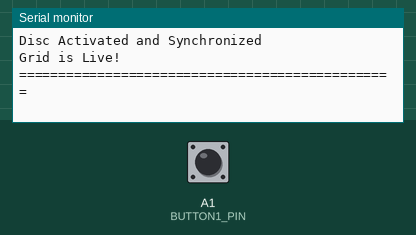
Recording of a sketch running on a simulated Arduino Uno, built with avr-gcc and run on an emulated ATmega328P. Parts: the last lines printed to the serial monitor. The test bench sets the inputs (shaded band); at power-on: A1 (BUTTON1_PIN) HIGH.

Above: at 3.5 s.
3.6 s: A1 (BUTTON1_PIN) pulled LOW for 0.15 s
At 4.5 s:
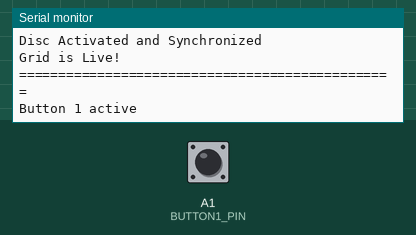
5.2 s: A1 (BUTTON1_PIN) pulled LOW for 1 s
At 5.7 s:
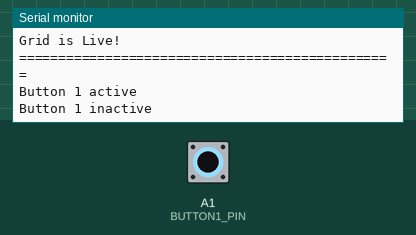

The sketch:

RiCor-Tron_IDdisc_Buttontest_v0.4.0_Adafruit-buttoncycler.ino
```cpp
/********************************************************************************************************************************
Tron Legacy - Sam Flynn's Identity Disk
This sketch was written to test/learn button setup to control functions of the disc. Of course it's usable for other purposes aswell.

The code from "studioTTTguTTT" didn't get me where I wanted so i looked into one of Adafruits example sketches (buttoncycler) in the
NeoPixel example code folder. This turned out to serve my use case better / I was able to get it to where I wanted it.

I first copied that setup and modified it to my own liking in terms of looks and went from there to get what I wanted.
- The related project page on my website is: https://www.ricor.net/tron-legacy-sam-flynn-identity-disc/
- My GitHub page: https://github.com/RiCor-net/Tron-Legacy-Identity-Disc

I kindly ask that people credit Adafruit and me if they re-use this code.
Thank you and enjoy!

< End of Line >
********************************************************************************************************************************/

// This sketch requires the folowing libraries:


/**************************/
// Definitions

/*Buttos, switches and sensors */
#define BUTTON1_PIN A1
#define BUTTON2_PIN A2
#define BUTTON3_PIN A3


/**************************/
// Variables

bool oldState = HIGH;
int showType = 0;

/**************************/
// Functions


////////////////////////////////////////////////////////////////////////////
/* Setup code, runs once */
void setup()
{
  /* Serial messaging to let the disk talk to the world :)
     It will also give a status for all the different hardware elements during initialisation lateron */
  Serial.begin(9600);
  delay(2000); /* Delay was added because otheriwse the first lines of serial output where not shown on the screen */ // !! MAYBE REMOVE OR COMMENT IN FINAL DEPOYMENT !!

  Serial.println("Hello World!"); //REMOVE LATER
  Serial.println("================================================");
  Serial.println("RiCor.net");
  Serial.println("Tron Legacy Identity Disc - Button test v0.2");
  Serial.println("System Initializing");
  Serial.println("");
  Serial.println("------------------------------------------------");

/**************************/

  /* Setup the switch pins as digital inputs */
  pinMode(BUTTON1_PIN, INPUT_PULLUP);
  pinMode(BUTTON2_PIN, INPUT_PULLUP);
  pinMode(BUTTON3_PIN, INPUT_PULLUP);
  Serial.println("> Button Pins setup OK");

/**************************/

  Serial.println("------------------------------------------------");
  Serial.println("");
  Serial.println("Disc Activated and Synchronized");
  Serial.println("Grid is Live!");
  Serial.println("");
  Serial.println("================================================");
  Serial.println("");
}

////////////////////////////////////////////////////////////////////////////
/* Main code, runs repeatedly */
void loop()
{
/*********************************/
  // Get current button state.
  bool newState = digitalRead(BUTTON1_PIN);

  if (newState == LOW && oldState == HIGH) /* Check if state changed from high to low (button press). */
  {
    delay(20); /* Short delay to debounce button. */
    newState = digitalRead(BUTTON1_PIN); /* Check if button is still low after debounce. */
    if (newState == LOW)
    {
      showType++;
      if (showType > 1)
        showType=0;
      startShow(showType);
    }
  }

 oldState = newState;  /* Set the last button state to the old state. */

/*********************************/

}

////////////////////////////////////////////////////////////////////////////
/* Functions */

void startShow(int i)
{
  switch(i)
  {
    case 0: Serial.println("Button 1 inactive");
            Serial.println("");
            break;
    case 1: Serial.println("Button 1 active");
            Serial.println("");
            break;
  }
}

/**************************/


////////////////////////////////////////////////////////////////////////////

// END OF LINE //
```

Measured:
- after the input at 3.6 s, the serial monitor: prints a new line at once (image 1)
- after the input at 5.2 s, the serial monitor: prints a new line at once (image 2)
